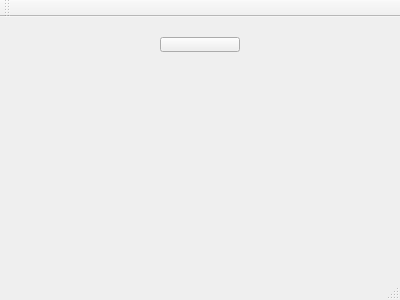
<?xml version="1.0" encoding="UTF-8"?>
<ui version="4.0">
 <class>MainWindow</class>
 <widget class="QMainWindow" name="MainWindow">
  <property name="geometry">
   <rect>
    <x>0</x>
    <y>0</y>
    <width>400</width>
    <height>300</height>
   </rect>
  </property>
  <property name="windowTitle">
   <string>MainWindow</string>
  </property>
  <widget class="QWidget" name="centralWidget">
   <widget class="QPushButton" name="start">
    <property name="geometry">
     <rect>
      <x>160</x>
      <y>20</y>
      <width>80</width>
      <height>15</height>
     </rect>
    </property>
    <property name="text">
     <string/>
    </property>
   </widget>
  </widget>
  <widget class="QMenuBar" name="menuBar">
   <property name="geometry">
    <rect>
     <x>0</x>
     <y>0</y>
     <width>400</width>
     <height>17</height>
    </rect>
   </property>
  </widget>
  <widget class="QToolBar" name="mainToolBar">
   <attribute name="toolBarArea">
    <enum>TopToolBarArea</enum>
   </attribute>
   <attribute name="toolBarBreak">
    <bool>false</bool>
   </attribute>
  </widget>
  <widget class="QStatusBar" name="statusBar"/>
 </widget>
 <layoutdefault spacing="6" margin="11"/>
 <resources/>
 <connections/>
</ui>
